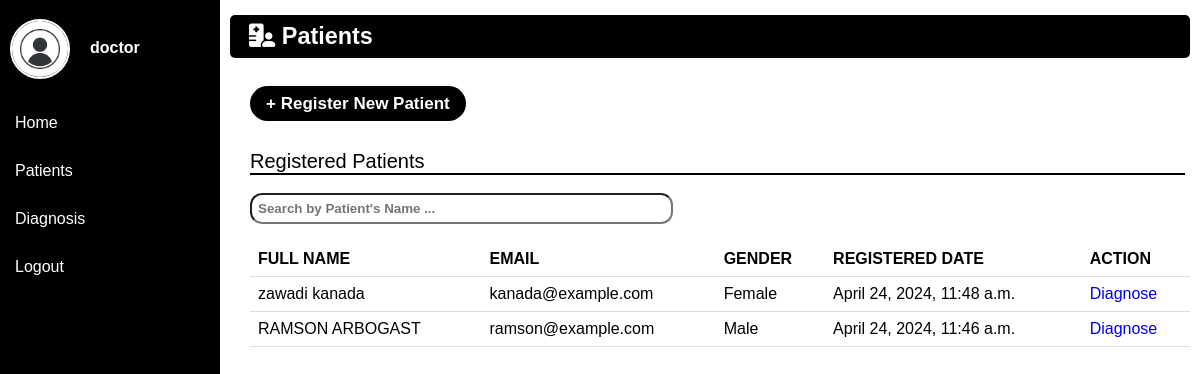
Page /patientslist/ (signed in) on the earlier database version.
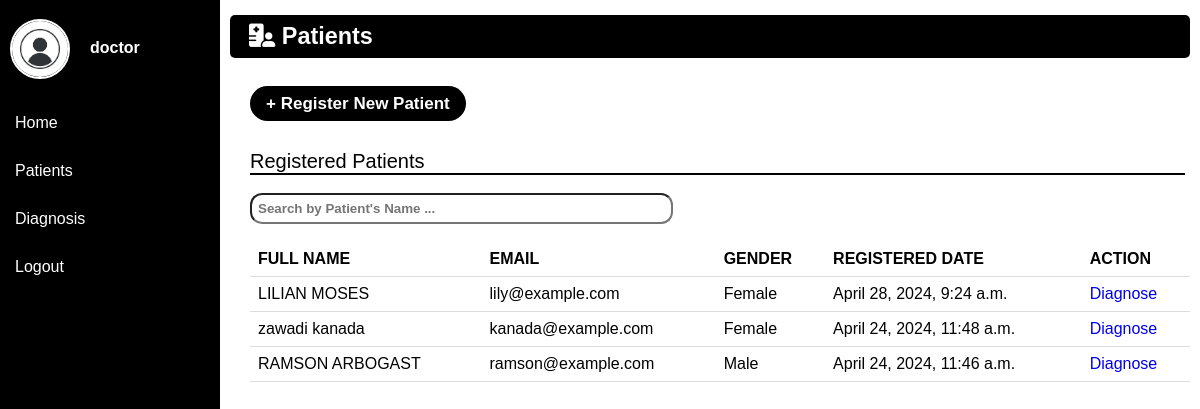
Same page on the later database version.
### ai_dermatologist/models.py (models this page shows, shortened)
class Patients(models.Model):
    fullname = models.CharField(max_length=200)
    email = models.EmailField(unique=True)
    age = models.PositiveIntegerField()
    gender = models.CharField(max_length=6)
    registered_date = models.DateTimeField(auto_now_add=True)
    class Meta:
        verbose_name_plural = 'Patients'

### ai_dermatologist/views.py (the view)
# urls.py: path('patientslist/', views.patients_list, name='patientslist'),
@login_required
def patients_list(request):
    patients = Patients.objects.order_by('-registered_date')
    return render(request, 'dermatologist/patients.html', {'patients':patients})

### templates/dermatologist/patients.html (shortened to what this page needs)
{% load static %}
<!DOCTYPE html>
<html lang="en">
<head>
    <link rel="stylesheet" href="{% static 'css/style.css' %}">
</head>
<body>
    <div class="wrapper">
        <div class="sidebar">
            <div class="profile-username">
                <img src="{% static 'assets/avatar.jpg' %}" alt="user-image" width="60px" height="60px">
                {% if user.is_authenticated %}
                <p style="color: white;"><strong> {{ user.username }}</strong></p>
                {% endif %}
            </div>
            <ul>
                <li><a href="{% url 'dashboard' %}">Home</a></li>
                <li><a href="#">Patients</a></li>
                <li><a href="{% url 'diagnosis' %}">Diagnosis</a></li>
                <li><a href="{% url 'index' %}">Logout</a></li>
            </ul>
        </div>
    </div>
    <div class="main-content">
        <header>
            <h3>  <i class="fa-solid fa-hospital-user"></i>  Patients</h3>
        </header><br><br>
        <main class="patients-main">
            <div class="add-patient-button">
                <a href="{% url 'newpatientregistration'%}">+ Register New Patient</a>
            </div><br><br>
            <div class="main-content-p">
                <p>Registered Patients</p>
            </div><hr><br>
            <div class="search">
                <input type="search" id="searchInput" placeholder="Search by Patient's Name ...">
            </div><br>
            <div class="patients-table">
                <table id="patientTable">
                    <thead>
                        <tr>
                            <th>FULL NAME</th>
                            <th>EMAIL</th>
                            <th>GENDER</th>
                            <th>REGISTERED DATE</th>
                            <th>ACTION</th>
                        </tr>
                    </thead>
                   <tbody>
                        {% for patient in patients %}
                            <tr>
                                <td>{{ patient.fullname }}</td>
                                <td>{{ patient.email }}</td>
                                <td>{{ patient.gender }}</td>
                                <td>{{ patient.registered_date }}</td>
                                <td><a href="{% url 'diagnosis'%}">Diagnose</a></td>
                            </tr>
                        {% endfor %}
                   </tbody>
                </table>
            </div>
        </main>
    </div>
</body>
</html>

Differences in the rows shown:
added Patients: fullname "LILIAN MOSES", email "lily@example.com", gender "Female", registered_date "April 28, 2024, 9:24 a.m."
